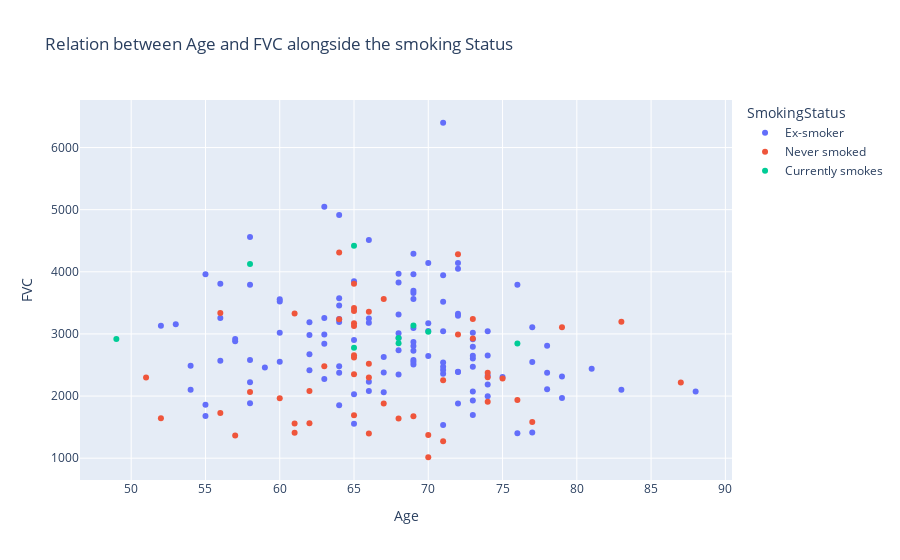

Source (notebook cell):
### Markdown cell above
- Looks like the Ex smoker has the highest number of FVC specially at the old age(Between 70-75).
- People who has never smoked and ex smoker also has around the same range of FVC
- The highest FVC that currently smokes is of age 65 with FVC of 4418
- The lowest FVC that currently smokes is of age 65 with FVC of 2776
- It is also however strange that people who never smoked has consistently lower FVC than people who were Ex-smoker or who never smoked

### Code cell
fig = go.Figure()
fig = px.scatter(train_patient_dataframe,x='Age',y = 'FVC',color = 'SmokingStatus',title = 'Relation between Age and FVC alongside the smoking Status')
fig.show()

### Figure 1 — Plotly figure (JSON) as saved in the notebook; plotly's stock layout.template omitted (floating-point values rounded to 4 significant figures)
{"data": [{"hovertemplate": "SmokingStatus=Ex-smoker<br>Age=%{x}<br>FVC=%{y}<extra></extra>", "legendgroup": "Ex-smoker", "marker": {"color": "#636efa", "symbol": "circle"}, "mode": "markers", "name": "Ex-smoker", "orientation": "v", "showlegend": true, "type": "scatter", "x": [79, 69, 60, 72, 56, 71, 83, 71, 65, 57, 73, 69, 63, 69, 71, 58, 68, 73, 54, 63, 68, 64, 73, 71, 69, 70, 55, 69, 69, 64, 68, 60, 64, 73, 73, 74, 72, 77, 57, 58, 60, 78, 55, 69, 67, 64, 66, 76, 66, 63, 54, 58, 62, 79, 73, 73, 68, 71, 52, 69, 69, 65, 62, 67, 69, 81, 71, 76, 70, 58, 71, 68, 66, 67, 63, 64, 56, 88, 60, 77, 70, 63, 72, 74, 58, 78, 62, 72, 64, 72, 59, 77, 69, 74, 56, 69, 64, 68, 72, 78, 65, 64, 71, 75, 71, 62, 53, 66, 70, 55, 74, 66, 74, 65, 73, 68, 73, 72], "xaxis": "x", "y": [2315, 3660, 3523, 3326, 3807, 3042, 2100, 1536, 2903, 2884, 2472, 2506, 5045, 2728, 3946, 3791, 3313, 1697, 2489, 3255, 3969, 3456, 2794, 2359, 2547, 3170, 1860, 3562, 3695, 4916, 2934, 2553, 2479, 2914, 2073, 1995, 2389, 2548, 2917, 2581, 3559, 2375, 1677, 2582, 2629, 3239, 4510, 3793, 3247, 2841, 2102, 4562, 3186, 1970, 2603, 2648, 3009, 2541, 3130, 3096, 4291, 3849, 2672, 2379, 2869, 2439, 6399, 1401, 2644, 1885, 3518, 3829, 2080, 2061, 2991, 1853, 3255, 2075, 3020, 3107, 4141, 2276, 4051, 2327, 2223, 2109, 2984, 1879, 2375, 4143, 2460, 1412, 2805, 3043, 2569, 3959, 3574, 2345, 2390, 2808, 2030, 3191, 2421, 2308, 2470, 2415, 3157, 2231, 3046, 3962, 2184, 3179, 2651, 1556, 3020, 2739, 1930, 3294], "yaxis": "y"}, {"hovertemplate": "SmokingStatus=Never smoked<br>Age=%{x}<br>FVC=%{y}<extra></extra>", "legendgroup": "Never smoked", "marker": {"color": "#EF553B", "symbol": "circle"}, "mode": "markers", "name": "Never smoked", "orientation": "v", "showlegend": true, "type": "scatter", "x": [65, 66, 70, 74, 52, 51, 65, 63, 74, 69, 65, 87, 71, 65, 61, 83, 65, 66, 56, 64, 65, 72, 77, 74, 66, 71, 62, 76, 70, 62, 60, 61, 75, 67, 65, 73, 68, 58, 79, 57, 65, 72, 56, 64, 67, 61, 65, 66, 73], "xaxis": "x", "y": [3418, 2297, 1375, 2301, 1641, 2298, 3367, 2478, 2377, 1674, 2349, 2220, 2253, 1690, 3327, 3195, 3808, 2520, 1728, 4311, 2658, 2992, 1583, 1909, 1399, 1272, 1563, 1938, 1015, 2080, 1965, 1411, 2283, 1880, 3170, 3240, 1637, 2066, 3107, 1366, 3128, 4284, 3338, 3237, 3562, 1560, 2619, 3357, 2925], "yaxis": "y"}, {"hovertemplate": "SmokingStatus=Currently smokes<br>Age=%{x}<br>FVC=%{y}<extra></extra>", "legendgroup": "Currently smokes", "marker": {"color": "#00cc96", "symbol": "circle"}, "mode": "markers", "name": "Currently smokes", "orientation": "v", "showlegend": true, "type": "scatter", "x": [49, 68, 58, 65, 76, 70, 69, 68, 65], "xaxis": "x", "y": [2918, 2933, 4124, 2776, 2846, 3035, 3135, 2849, 4418], "yaxis": "y"}], "layout": {"legend": {"title": {"text": "SmokingStatus"}, "tracegroupgap": 0}, "title": {"text": "Relation between Age and FVC alongside the smoking Status"}, "xaxis": {"anchor": "y", "domain": [0, 1], "title": {"text": "Age"}}, "yaxis": {"anchor": "x", "domain": [0, 1], "title": {"text": "FVC"}}}}
